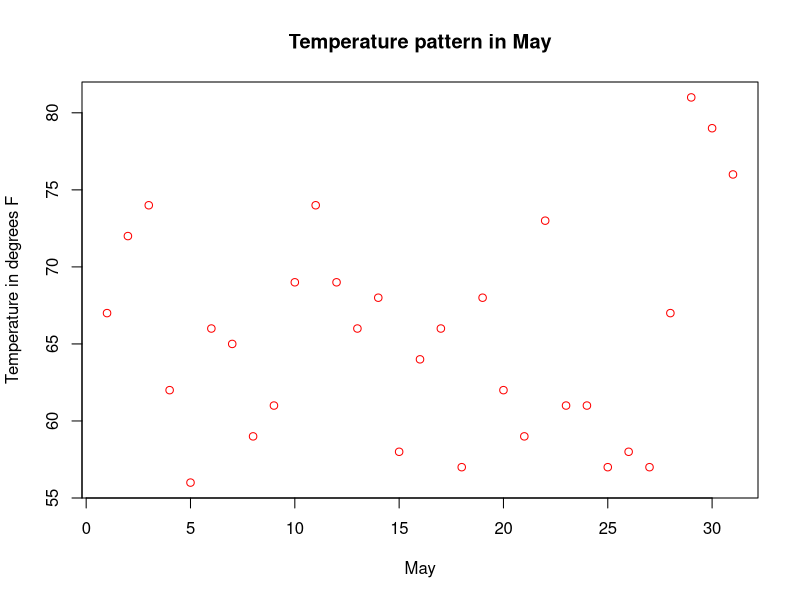
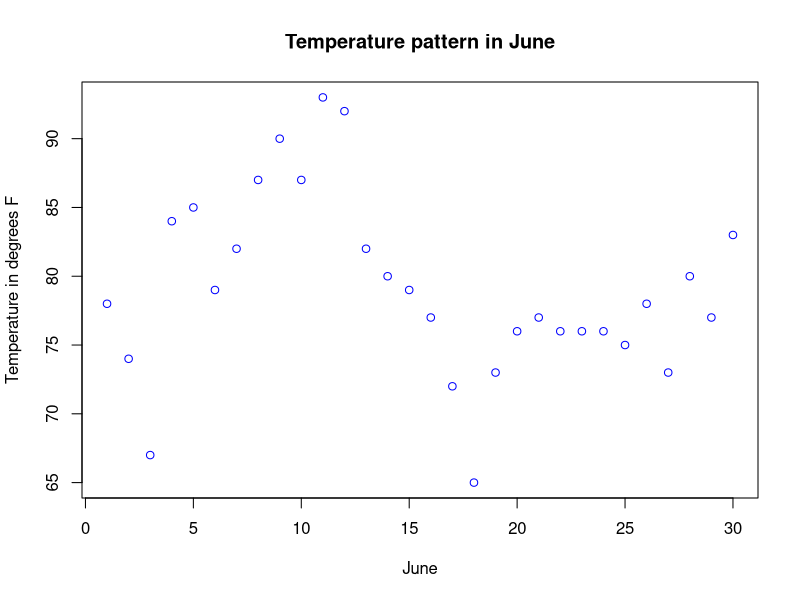
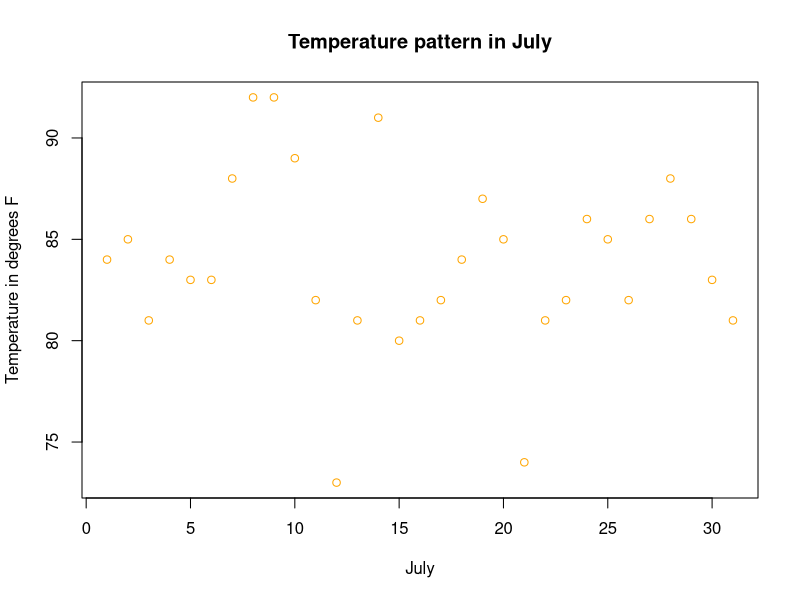
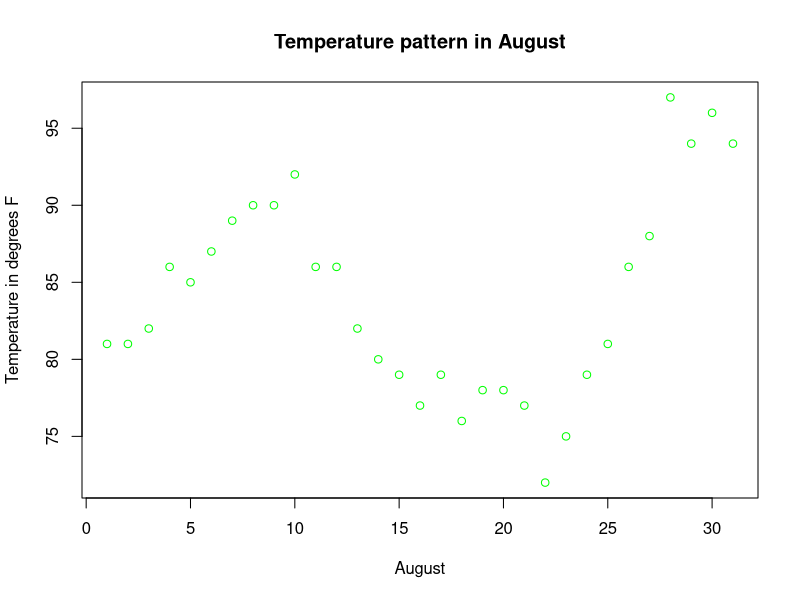
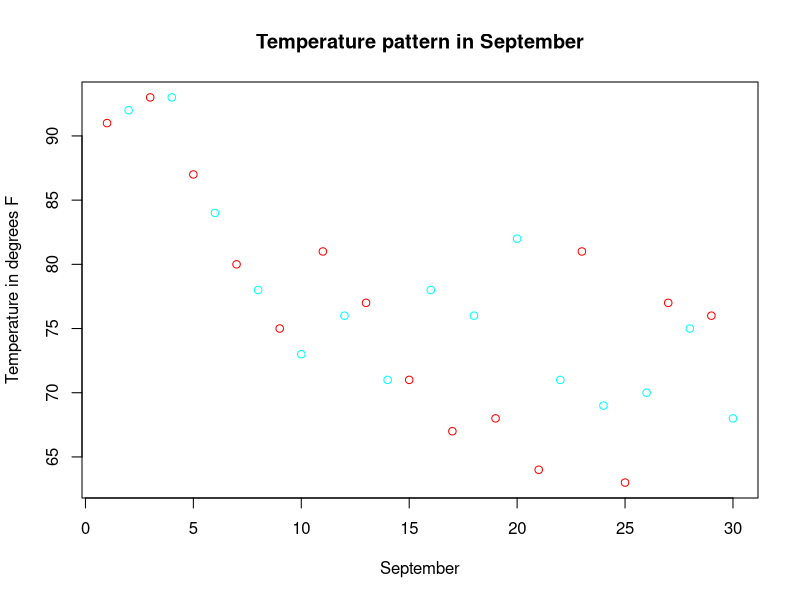
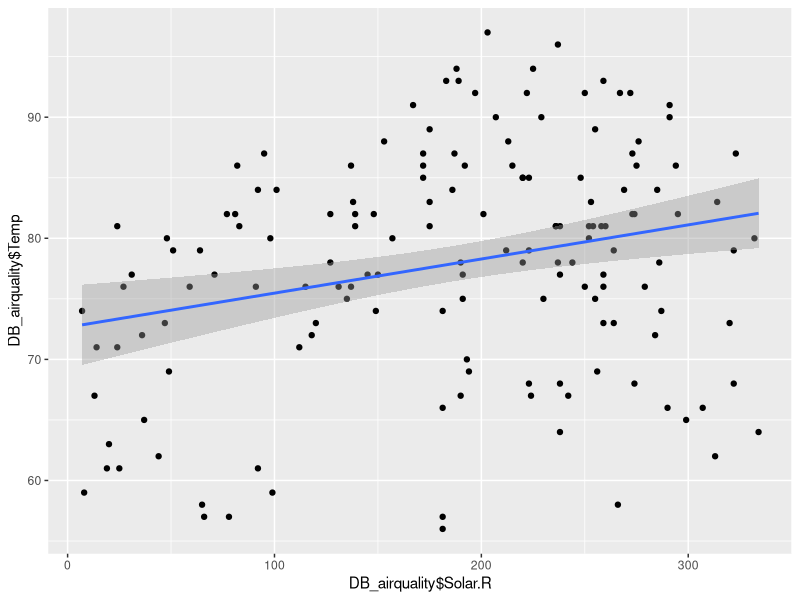
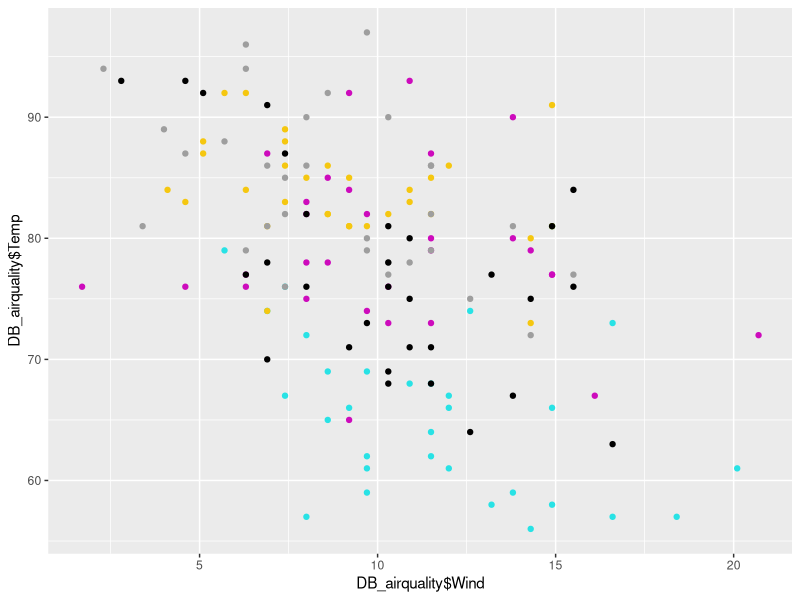
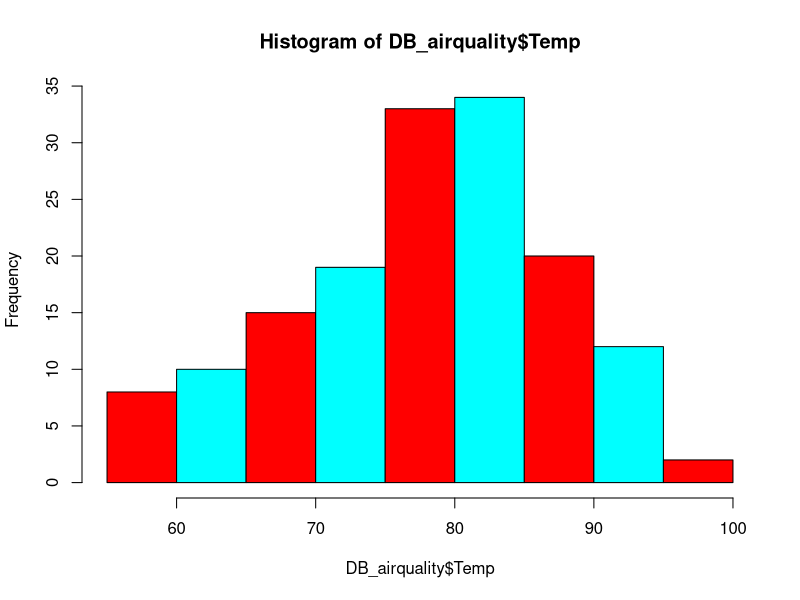

Write the R code that produced these figures, in order. (Note: this script raises an error after producing the figures.)
## ---- chunk 1
# Loading the libraries
library(MASS,warn.conflicts = F)
library(datasets)
library(data.table,warn.conflicts = F)
library(e1071)
library(graphics)
library(ggplot2)
library(dplyr,warn.conflicts = F)
library(MLmetrics,warn.conflicts = F)
library(corrplot,warn.conflicts = F)
library(knitr,warn.conflicts = F)
## ---- chunk 2
# Assigning internal airquality dataset to local variable DB_airquality
DB_airquality <-airquality

# Add new column of Year = 1976 as per the dataset description
Year <- 1976
DB_airquality <- cbind(DB_airquality,Year)

# Add new column "date"
DB_airquality$date <- as.Date(with(DB_airquality,paste(Year,Month,Day,sep="-")),"%Y-%m-%d")

# To fetch the day of week for the given date.
week_day <- format(DB_airquality$date, format = "%A")

# New column with week day
DB_airquality <- cbind(DB_airquality,week_day)

# To check the Top 10 rows of data
kable(head(DB_airquality,10)) # predict the temperature based on Ozone, Solar radiation and wind parameters

# To check the summary of data
summary(DB_airquality)
kable(summary(DB_airquality))

# Checking the count of missing data
colSums(is.na(DB_airquality))
## ---- chunk 3
# Extracting the data for each month
month5 = subset(DB_airquality, Month==5)
month6 = subset(DB_airquality, Month==6)
month7 = subset(DB_airquality, Month==7)
month8 = subset(DB_airquality, Month==8)
month9 = subset(DB_airquality, Month==9)

# Replacing the missing data in Ozone column with the mean value of given month
month5$Ozone[is.na(month5$Ozone)] <- mean(month5$Ozone, na.rm = T)
month6$Ozone[is.na(month6$Ozone)] <- mean(month6$Ozone, na.rm = T)
month7$Ozone[is.na(month7$Ozone)] <- mean(month7$Ozone, na.rm = T)
month8$Ozone[is.na(month8$Ozone)] <- mean(month8$Ozone, na.rm = T)
month9$Ozone[is.na(month9$Ozone)] <- mean(month9$Ozone, na.rm = T)

# Replacing the missing data in Solar.R column with the mean value of given month
month5$Solar.R[is.na(month5$Solar.R)] <- mean(month5$Solar.R, na.rm = T)
month6$Solar.R[is.na(month6$Solar.R)] <- mean(month6$Solar.R, na.rm = T)
month7$Solar.R[is.na(month7$Solar.R)] <- mean(month7$Solar.R, na.rm = T)
month8$Solar.R[is.na(month8$Solar.R)] <- mean(month8$Solar.R, na.rm = T)
month9$Solar.R[is.na(month9$Solar.R)] <- mean(month9$Solar.R, na.rm = T)
## ---- chunk 4
plot((month5$Temp~month5$Day),xlab = "May",ylab = "Temperature in degrees F",main="Temperature pattern in May",col="red")
plot((month6$Temp~month6$Day),xlab = "June",ylab = "Temperature in degrees F",main="Temperature pattern in June",col="blue")
plot((month7$Temp~month7$Day),xlab = "July",ylab = "Temperature in degrees F",main="Temperature pattern in July",col="orange")
plot((month8$Temp~month8$Day),xlab = "August",ylab = "Temperature in degrees F",main="Temperature pattern in August",col="green")
plot((month9$Temp~month9$Day),xlab = "September",ylab = "Temperature in degrees F",main="Temperature pattern in September",col=rainbow(2))

# Binding each month data into Airquality dataset with 
DB_airquality <- rbind(month5,month6,month7,month8,month9)

ggplot(DB_airquality, aes(x=DB_airquality$Solar.R, y=DB_airquality$Temp)) + geom_point() + geom_smooth(method = lm)
ggplot(DB_airquality, aes(x=DB_airquality$Wind, y=DB_airquality$Temp)) + geom_point(col=as.factor(DB_airquality$Month))

# Plotting a histogram
hist(DB_airquality$Temp,col=rainbow(2))

# Generating a scatter plot
plot(DB_airquality$Temp~DB_airquality$Day+DB_airquality$Solar.R+DB_airquality$Wind+DB_airquality$Ozone,col="blue")

plot(Ozone ~ Solar.R, data = DB_airquality)
mean.Ozone <- mean(DB_airquality$Ozone, na.rm = T)
abline(h=mean.Ozone,col ="red")

plot(Temp ~ Solar.R, data = DB_airquality)
mean.Temp <- mean(DB_airquality$Temp, na.rm = T)
plot(lm(DB_airquality$Temp~DB_airquality$Solar.R))
abline(h=mean.Temp,col="blue")

# Scatter plot of all attributes
pairs(DB_airquality, panel = panel.smooth, main = "DB_airquality data")
## ---- chunk 5
# Checking the count of missing data
kable(sapply(DB_airquality,function(x){sum(is.na(x))}))

# Analysing the Highest and lowest values for Temperature
max_temp <- DB_airquality[order(-DB_airquality$Temp),]
kable(head(max_temp)) # In given data, Highest temperature was observed in August 1976

min_temp <- DB_airquality[order(DB_airquality$Temp),]
kable(head(min_temp)) # In given data, Lowest temperature was observed in May 1976

# Analysing the Maximum and Minimum wind speed
max_wind <- DB_airquality[order(-DB_airquality$Wind),]
kable(head(max_wind)) # In given data, maximum wind speed was observed in May 1976

min_wind <- DB_airquality[order(DB_airquality$Wind),]
kable(head(min_wind)) # In given data, minimum wind speed was observed in June 1976

# Analysing the Highest and lowest values for Solar radiation
max_Solar.R <- DB_airquality[order(-DB_airquality$Solar.R),]
kable(head(max_Solar.R)) # In given data, highest solar radiation was observed in May 1976

min_Solar.R <- DB_airquality[order(DB_airquality$Solar.R),]
kable(head(min_Solar.R)) # In given data, least amount of solar radiation was observed in July 1976

# Validating the correlation plot for attributes in airqualtiy dataset
corrplot(cor(DB_airquality[1:6]),method = "number")
corrplot(cor(DB_airquality[1:6]),method = "color")

# Checking the distribution of Temp attribute in DB_airquality data
skewness(DB_airquality$Temp, na.rm = FALSE)

# Checking the distribution of Wind attribute in DB_airquality data
skewness(DB_airquality$Wind, na.rm = FALSE)

# Checking the distribution of Ozone attribute in DB_airquality data
skewness(DB_airquality$Ozone, na.rm = FALSE)

# Checking the distribution of Solar.R attribute in DB_airquality data
skewness(DB_airquality$Solar.R, na.rm = FALSE)

# Ploting Histogram with Ozone data
ggplot(data = DB_airquality) + geom_histogram(mapping = aes(Ozone))

# Ploting Histogram with Temp data
ggplot(data = DB_airquality) + geom_histogram(mapping = aes(Temp))

# Ploting Histogram with Wind data
ggplot(data = DB_airquality) + geom_histogram(mapping = aes(Wind))

# Ploting Histogram with Solar.R data
ggplot(data = DB_airquality) + geom_histogram(mapping = aes(Solar.R))
## ---- chunk 6
# Applying square root transformation on Ozone attribute to see if the histogram becomes more symmetric
DB_airquality$Ozone.Sqrt <- sqrt(DB_airquality$Ozone)

# Ploting Histogram with Ozone.Sqrt data
ggplot(data = DB_airquality) + geom_histogram(mapping = aes(Ozone.Sqrt))

skewness(DB_airquality$Ozone.Sqrt,na.rm = TRUE)
kurtosis(DB_airquality$Ozone.Sqrt,na.rm = TRUE)
## ---- chunk 7
# Scaling all attributes
DB_airquality1 <- scale(DB_airquality[c(1:6,10)], scale = TRUE)
DB_airquality1 <- as.data.frame(DB_airquality1)

# Splitting the data into Train and Test set
set.seed(123)
split <- caTools::sample.split(DB_airquality1$Temp, SplitRatio = 2/3)
Training_Set <- subset(DB_airquality1, split == TRUE)
Test_Set <- subset(DB_airquality1, split == FALSE)

# Fitting linear regression model to the training set without Ozone data
fit_Regression <- lm(Temp~.-Ozone,data = Training_Set)
summary(fit_Regression)
# Adjusted R-squared: 0.5472 
# We can see that 'Month' and 'Ozone.Sqrt' are significant attributes in building a Linear regression model.

# Selecting a model by AIC in a Stepwise Algorithm
Best_lm_Model <- step(fit_Regression)
summary(Best_lm_Model)
# Using stepwise algorithm we got Adjusted R-squared: 0.5519
plot(Best_lm_Model, col= "orange")

# Fitting linear regression model on training dataset with Month' and 'Ozone.Sqrt' as dependent variables.
fit_Regression1 <- lm(Temp~Ozone.Sqrt+Month,data = Training_Set)
summary(fit_Regression1)

Best_lm_Model1 <- step(fit_Regression1)
summary(Best_lm_Model1)
# Adjusted R-squared:  0.5395 is less than 'fit_Regression' model.

plot(Best_lm_Model1, col= "blue")

# Extracting the test data without Temp column
colnames(Test_Set)
Test_Set1 <- Test_Set[-4]
y_pred <- predict(fit_Regression, newdata = Test_Set1)
y_pred

Final <- as.data.frame(cbind(Predicted_Temp = y_pred, Actual_Temp = Test_Set$Temp))
kable(Final, align = 'l')

# Root Mean Square Error Loss
kable(RMSE(y_pred,Test_Set$Temp)) 

# Mean Square Error Loss
MSE(y_pred,Test_Set$Temp)

# Mean Absolute Error Loss
MAE(y_pred,Test_Set$Temp)
